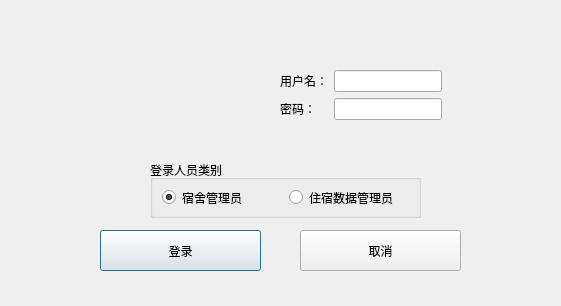
<?xml version="1.0" encoding="UTF-8"?>
<ui version="4.0">
 <class>Dialog_Login</class>
 <widget class="QDialog" name="Dialog_Login">
  <property name="geometry">
   <rect>
    <x>0</x>
    <y>0</y>
    <width>561</width>
    <height>306</height>
   </rect>
  </property>
  <property name="windowTitle">
   <string>Dialog</string>
  </property>
  <widget class="QWidget" name="formLayoutWidget">
   <property name="geometry">
    <rect>
     <x>270</x>
     <y>60</y>
     <width>261</width>
     <height>71</height>
    </rect>
   </property>
   <layout class="QFormLayout" name="formLayout">
    <property name="sizeConstraint">
     <enum>QLayout::SetDefaultConstraint</enum>
    </property>
    <property name="fieldGrowthPolicy">
     <enum>QFormLayout::FieldsStayAtSizeHint</enum>
    </property>
    <property name="rowWrapPolicy">
     <enum>QFormLayout::DontWrapRows</enum>
    </property>
    <property name="leftMargin">
     <number>10</number>
    </property>
    <property name="topMargin">
     <number>10</number>
    </property>
    <property name="rightMargin">
     <number>10</number>
    </property>
    <property name="bottomMargin">
     <number>10</number>
    </property>
    <item row="0" column="0">
     <widget class="QLabel" name="label_text_user">
      <property name="text">
       <string>用户名：</string>
      </property>
     </widget>
    </item>
    <item row="1" column="0">
     <widget class="QLabel" name="label_text_mima">
      <property name="text">
       <string>密码：</string>
      </property>
     </widget>
    </item>
    <item row="0" column="1">
     <widget class="QLineEdit" name="lineEdit_user_name"/>
    </item>
    <item row="1" column="1">
     <widget class="QLineEdit" name="lineEdit_mima">
      <property name="echoMode">
       <enum>QLineEdit::Password</enum>
      </property>
     </widget>
    </item>
   </layout>
  </widget>
  <widget class="QGroupBox" name="groupBox">
   <property name="geometry">
    <rect>
     <x>150</x>
     <y>160</y>
     <width>271</width>
     <height>58</height>
    </rect>
   </property>
   <property name="title">
    <string>登录人员类别</string>
   </property>
   <layout class="QHBoxLayout" name="horizontalLayout" stretch="1,1">
    <item>
     <widget class="QRadioButton" name="radioButton_dorm_manager">
      <property name="text">
       <string>宿舍管理员</string>
      </property>
      <property name="checked">
       <bool>true</bool>
      </property>
     </widget>
    </item>
    <item>
     <widget class="QRadioButton" name="radioButton_data_manager">
      <property name="text">
       <string>住宿数据管理员</string>
      </property>
     </widget>
    </item>
   </layout>
  </widget>
  <widget class="QPushButton" name="pushButton_login">
   <property name="geometry">
    <rect>
     <x>100</x>
     <y>230</y>
     <width>161</width>
     <height>41</height>
    </rect>
   </property>
   <property name="text">
    <string>登录</string>
   </property>
  </widget>
  <widget class="QPushButton" name="pushButton_cancel">
   <property name="geometry">
    <rect>
     <x>300</x>
     <y>230</y>
     <width>161</width>
     <height>41</height>
    </rect>
   </property>
   <property name="text">
    <string>取消</string>
   </property>
  </widget>
 </widget>
 <resources/>
 <connections/>
</ui>
